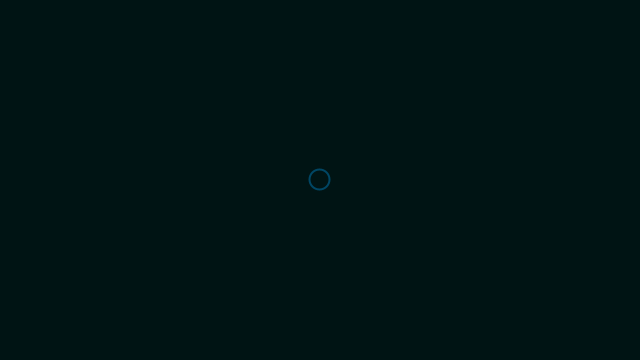
Frame 1 (no input)
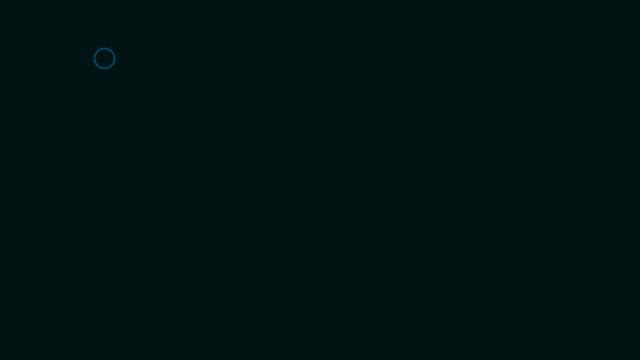
Frame 60 (the mouse pressed at the canvas centre just before this capture)
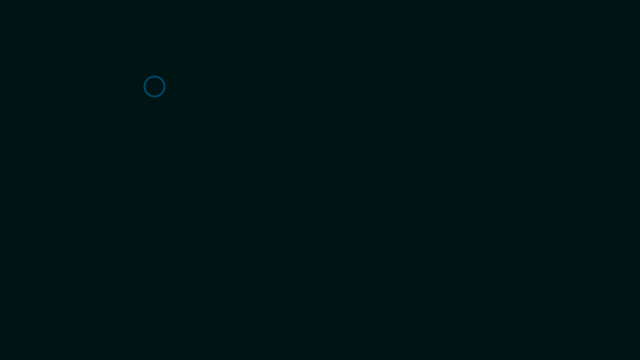
Frame 120 (the mouse held since frame 60 and released just before this capture)

The Processing sketch that drew these frames (run headless with seeded random() and noise(); from frame 60 on, the mouse is pressed at the canvas centre):

// Processing sketch: AccelerationToMouse_PVector
// ── AccelerationToMouse_PVector.pde
Mover m;

void setup() {
  size(640, 360);

  m = new Mover();
}

void draw() {

  background(0, 20, 20);

  m.update();
  //m.edges();
  m.display();
}
// ── MOVER.pde
class Mover {

  PVector loc;
  PVector vel;
  PVector acc;

  Mover () {




    loc = new PVector (width/2, height/2);
    vel = new PVector (0, 0);
    acc = new PVector (0, 0);
  }

  void update() {

    PVector mouse = new PVector(mouseX, mouseY); //Gets mouse location

    mouse.sub(loc); //gets distance from object and mouse
    mouse.setMag(0.2);


    acc = mouse;

    vel.add(acc);
    loc.add(vel);
    vel.limit(5);
  }

  void edges() {
    if (loc.x > width) loc.x=0;
    if (loc.x < 0) loc.x = width;

    if (loc.y > height) loc.y=0;
    if (loc.y < 0) loc.y = height;
  }

  void display() {
    strokeWeight(2);
    stroke(0, 70, 100);
    noFill(); 

    ellipse(loc.x, loc.y, 20, 20);
  }
}
